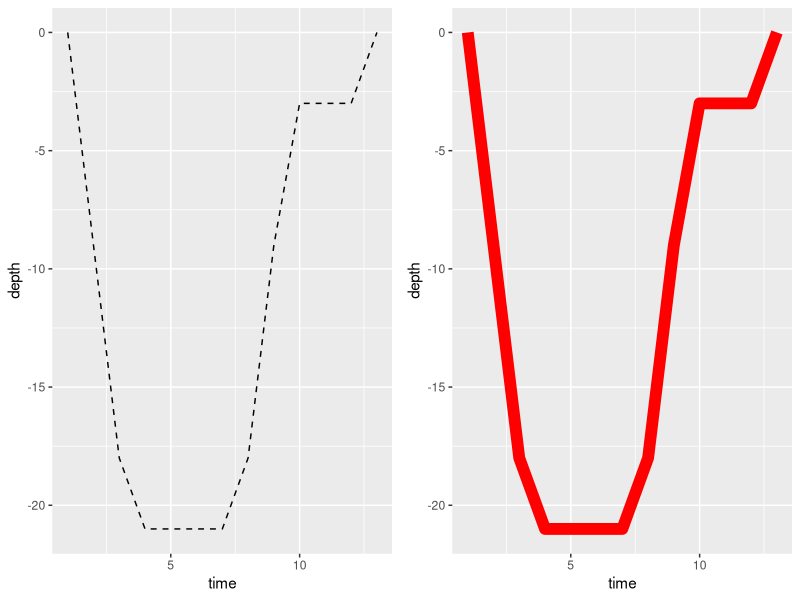

The R script that drew this image: (Note: this script raises an error after producing the figure.)
## ---- chunk 1
options(width = 108)
## ---- chunk 2
f <- function(x, y = 0) {
  z <- x + y
  z
}
## ---- chunk 3
formals(f)
body(f)
environment(f)
## ---- chunk 4
is.null(pairlist())
is.null(list())
## ---- chunk 5

mean(x = 1:5, trim = 0.1)
mean(1:5, trim = 0.1)
mean(x = 1:5, 0.1)
mean(1:5, 0.1)
mean(trim = 0.1, x = 1:5)
## ---- chunk 6
mean(1:5, tr = 0.1)
mean(tr = 0.1, x = 1:5)
## ---- chunk 7
mean(c(1, 2, NA))
## ---- chunk 8
mean(c(1, 2, NA), na.rm = TRUE)
## ---- chunk 9
formals(f)
## ---- chunk 10
args(f)
## ---- chunk 11
is.list(formals(mean))
## ---- chunk 12
h <- function (x, ...) {0}
formals(h)
## ---- chunk 13
count_rows <- function(...) {
  list <- list(...)
  lapply(list, nrow)
}

count_rows(airquality, cars)
## ---- chunk 14
require(ggplot2)

# Function
plot_depth <-  function(df, time_var_name, depth_var_name, ...){
  ggp <- ggplot(data=df, mapping=aes_string(x=time_var_name, y= depth_var_name)) +
          geom_line(...)
  return(ggp)
}

# Example
time <-  1:13
depth <-  c(0,-9,-18,-21,-21,-21,-21,-18,-9,-3,-3,-3,0)
df <- data.frame(time=time, depth=depth)

ggp1 <- plot_depth(df, time_var_name = "time", depth_var_name = "depth", linetype = 2)
ggp2 <- plot_depth(df, time_var_name = "time", depth_var_name = "depth", size = 4, col = "red")

gridExtra::grid.arrange(ggp1, ggp2, ncol=2)
## ---- chunk 15
right <- function(x){x+y}
## ---- chunk 16
right(x = 2)
## ---- chunk 17
    f <- function(x){x+1}
    environment(f)
## ---- chunk 18
    environment(mean)
## ---- chunk 19
    f <- function(x){x+1}
    x
